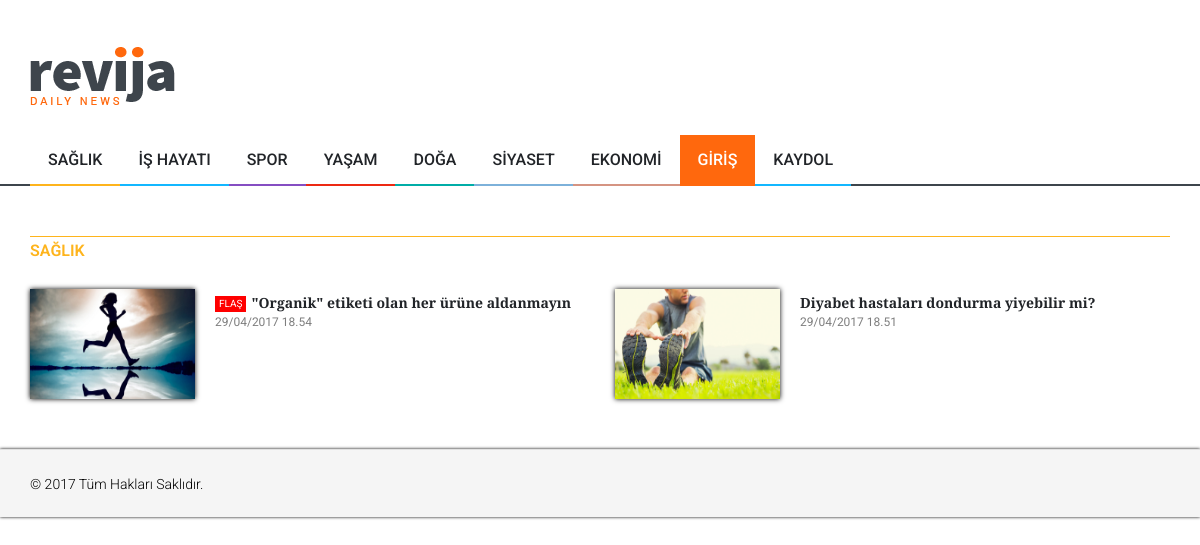
The app's page /kategoriler.php?kategoriId=1 with its own data.
### tables this page shows
CREATE TABLE `kategoriler` (
  `Id` int(11) NOT NULL,
  `Ad` varchar(50) NOT NULL,
  `CSSClass` varchar(50) DEFAULT NULL
);

CREATE TABLE `haberler` (
  `Id` int(11) NOT NULL,
  `Baslik` varchar(500) NOT NULL,
  `FotografAd` varchar(260) DEFAULT NULL,
  `Icerik` varchar(10000) NOT NULL,
  `Tarih` datetime NOT NULL,
  `IsFlas` bit(1) NOT NULL,
  `IsSlider` bit(1) NOT NULL,
  `KategoriId` int(11) NOT NULL
);

### kategoriler.php (the view)
<?php include "header.php" ?>
<div class="container">
	<div class="row">
	  <main id="main" class="col-md-12 col-sm-12">
		<?php
			$kategoriId = @$_GET["kategoriId"];
			$kategori = mysqli_fetch_array(mysqli_query($baglanti, "SELECT * FROM kategoriler WHERE Id = " . $kategoriId));
		?>
		<div class="section">
			<div class="tabs variation_2 <?php echo $kategori["CSSClass"]; ?>-title">
				<div class="clearfix">
					<h3 class="section_title"><?php echo $kategori["Ad"]; ?></h3>
				</div>
				<div class="tabs_content post_var_inline">
					<div id="tab-1">
						<div class="row">
							<ul>
								<?php
									$haberler = mysqli_query($baglanti, "SELECT *
																		 FROM haberler
																		 WHERE KategoriId = ".$kategori["Id"]."
																		 ORDER BY Tarih DESC");
									while($haber = mysqli_fetch_array($haberler)){
								?>
								<li class="clearfix col-lg-6 col-md-6 col-sm-12 col-xs-12">
									<div class="scale_image_container">
										<a href="./post.php?haberId=<?php echo $haber["Id"]; ?>"><img src="images/<?php echo $haber["FotografAd"]; ?>" width="165" height="110" class="scale_image"></a>
									</div>
									<div class="post_text">
										<?php if($haber["IsFlas"]) { ?>
											<div class="post_theme f_left">FLAŞ</div>
										<?php } ?>
										<a href="./post.php?haberId=<?php echo $haber["Id"]; ?>">
											<h4><?php echo $haber["Baslik"]; ?></h4>
										</a>
										<div class="event_date"><?php echo  date( 'd/m/Y H.i', strtotime($haber["Tarih"])); ?></div>
									</div>
								</li>
								<?php } ?>
							</ul>
						</div>
					</div>
				</div>
			</div>
		</div>
	  </main>
	</div>
</div>
<?php include "footer.php" ?>

### header.php (shortened to what this page needs)
<?php
	$baglanti = mysqli_connect("localhost", "root", "", "webtek");
	mysqli_query($baglanti,"SET NAMES 'utf8'");
	mysqli_query($baglanti,"SET CHARACTER SET utf8_general_ci");
?>
<!DOCTYPE html>
<html lang="en">
<head>
  <link rel="stylesheet" type="text/css" media="all" href="css/bootstrap.min.css">
  <link rel="stylesheet" type="text/css" media="all" href="css/style.css">
  <link rel="stylesheet" href="css/font-awesome.min.css">
  <link rel="stylesheet" type="text/css" media="all" href="css/responsive.css">
  <link rel="stylesheet" type="text/css" media="all" href="css/owl.carousel.css">
  <link rel="stylesheet" type="text/css" media="all" href="css/animate.css">
  <link rel="stylesheet" type="text/css" media="all" href="plugins/layerslider/css/layerslider.css">
  <link rel="stylesheet" type="text/css" media="all" href="css/custom.css">
</head>
<body class="wide_layout">
	<header role="banner" class="header header-main">
		  <div class="h_bot_part">
			<div class="container">
			  <div class="row">
				<div class="col-xs-12">
				  <div class="clearfix">
					<a href="./" class="f_left logo"><img src="images/logo_main.png" alt=""></a>
				  </div>
				</div>
			  </div>
			</div>
		  </div>
		<div class="menu_wrap">
			<div class="menu_border">
			  <div class="container clearfix menu_border_wrap">
				<nav role="navigation" class="main_menu menu_var2">
				  <ul>
					<?php
						$kategoriler = mysqli_query($baglanti, "SELECT * FROM kategoriler");
						while($kategori = mysqli_fetch_array($kategoriler)){
					?>
					<li><a class="<?php echo $kategori["CSSClass"]; ?>-menu" href="./kategoriler.php?kategoriId=<?php echo $kategori["Id"]; ?>"><?php echo $kategori["Ad"]; ?></a></li>
					<?php } ?>
					<li>
						<?php
							if(isset($_SESSION["kullaniciId"])){
						?>
						<a class="cikis-menu" href="./logout.php">ÇIKIŞ</a>
						<?php } else { ?>
						<a class="giris-menu" href="./login.php">GİRİŞ</a>
						<?php } ?>
					</li>
					<?php
						if(!isset($_SESSION["kullaniciId"])){
					?>
					<li>
						<a class="ishayati-menu" href="./register.php">KAYDOL</a>
					</li>
					<?php } if(isset($_SESSION["admin"]) && $_SESSION["admin"] == 1) { ?>
					<li>
						<a class="saglik-menu" href="./admin">PANEL</a>
					</li>
					<?php } ?>
				  </ul>
				</nav>
			  </div>
			</div>
		</div>
	</header>

### footer.php (shortened to what this page needs)
<footer class="footer footer-main">
  <div class="footer_bottom_part">
	<div class="container clearfix">
	  <p>&copy; <?php echo Date("Y") ?> Tüm Hakları Saklıdır.</p>
	</div>
  </div>
</footer>
</body>
</html>

### css/custom.css (style rules this page uses)
.tabs.variation_2 .tabs_content > [id*="tab-"] ul li:first-child { margin-top:10px; }
.tabs.variation_2 .tabs_content > [id*="tab-"] ul li { margin-top: 10px; }
.event_date, .event_info, .event_activity { font-size: 12px; color: #7e7e7e; }
.footer-main { border-top:0; box-shadow:0 0 3px black; background-color:white; margin-top:50px; }
.footer-main.footer .footer_bottom_part { background-color:whitesmoke }
.footer .footer_bottom_part { color:black; }
.scale_image_container { box-shadow: 0 0 5px black; }
.giris-menu { border-bottom: 2px solid #ff680d; background: #ff680d; color: #fff !important; }
.ishayati-menu { border-bottom: 2px solid #13b7ff; }
.siyaset-menu { border-bottom: 2px solid #7DB1DA; }
.ekonomi-menu { border-bottom: 2px solid #D59482; }
.spor-menu { border-bottom: 2px solid #854ec2; }
.saglik-menu { border-bottom: 2px solid #feb41c; }
.saglik-title { border-top: 1px solid #feb41c !important; }
.saglik-title .section_title { color: #feb41c !important; }
.yasam-menu { border-bottom: 2px solid #ec2913; }
.doga-menu { border-bottom: 2px solid #00ada7; }
.post_text .post_theme { background-color:red !important; }

### records on screen
kategoriler: Ad "SAĞLIK"
kategoriler: Ad "İŞ HAYATI"
kategoriler: Ad "SPOR"
kategoriler: Ad "YAŞAM"
kategoriler: Ad "DOĞA"
kategoriler: Ad "SİYASET"
kategoriler: Ad "EKONOMİ"
haberler: FotografAd (picture), IsFlas "FLAŞ", Baslik "\"Organik\" etiketi olan her ürüne aldanmayın", Tarih "29/04/2017 18.54"
haberler: FotografAd (picture), Baslik "Diyabet hastaları dondurma yiyebilir mi?", Tarih "29/04/2017 18.51"

### other values on screen
Date("Y") "2017"
